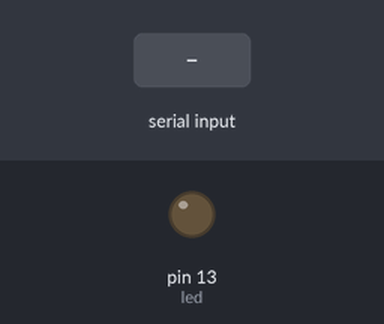
Recording of a sketch running on a simulated Arduino Uno, built with avr-gcc and run on an emulated ATmega328P. Shown: output pins drawn as LEDs (lit = HIGH). Inputs (shaded band) come from the test bench.

Above: at 1.2 s.
1.3 s: "1" received over Serial
At 2.5 s:
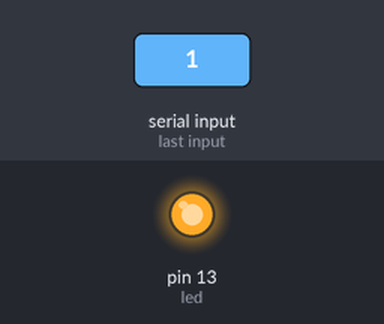
2.8 s: "0" received over Serial
At 3.9 s:
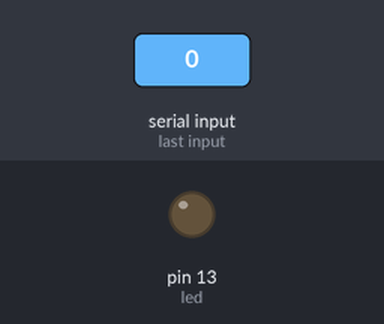
Timing chart, 0 to 5.8 s (numbered marks = the images above; inputs shaded):
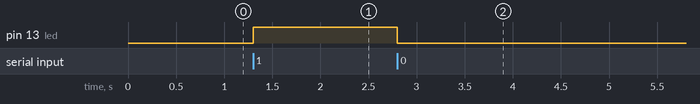

The sketch:

sketch_mar28b.ino
```cpp
int led = 13;

void setup() {
  pinMode(led, OUTPUT);
  Serial.begin(9600);
}

void loop() {
  if (Serial.available() > 0) {
    char data = Serial.read();

    if (data == '1') {
      digitalWrite(led, HIGH);
    } else if (data == '0') {
      digitalWrite(led, LOW);
    }
  }
}
```

Measured:
- after the input at 1.3 s, pin 13 (led): LOW → HIGH at once
- after the input at 2.8 s, pin 13 (led): HIGH → LOW at once
